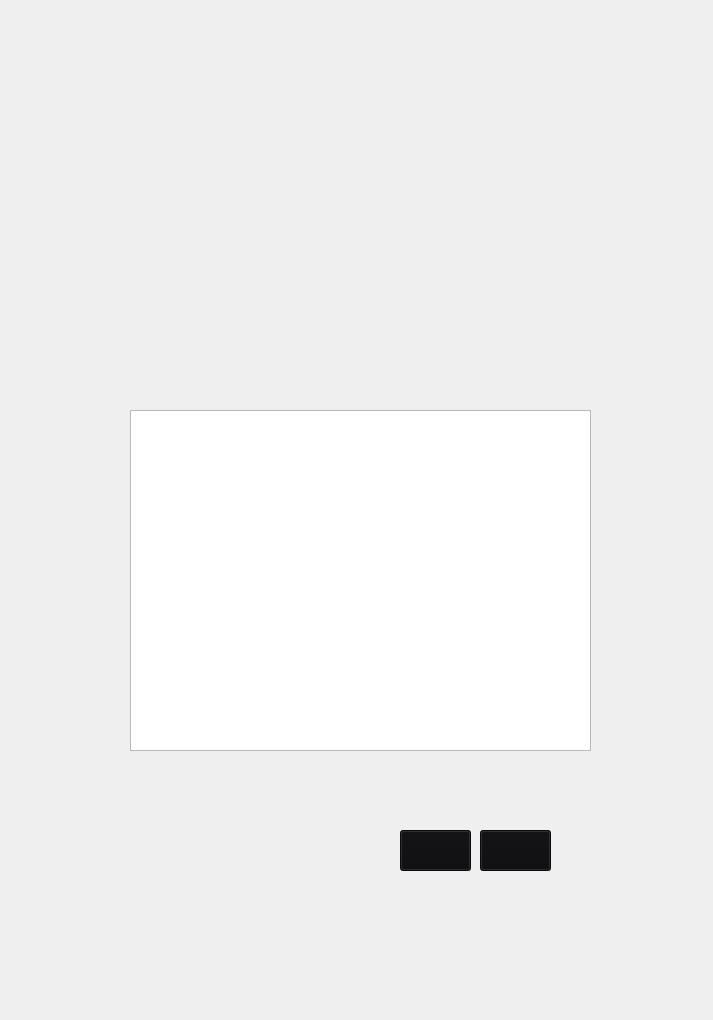
<?xml version="1.0" encoding="UTF-8"?>
<ui version="4.0">
 <class>MainWindow</class>
 <widget class="QMainWindow" name="MainWindow">
  <property name="geometry">
   <rect>
    <x>0</x>
    <y>0</y>
    <width>713</width>
    <height>1020</height>
   </rect>
  </property>
  <property name="minimumSize">
   <size>
    <width>713</width>
    <height>1020</height>
   </size>
  </property>
  <property name="maximumSize">
   <size>
    <width>16777215</width>
    <height>16777215</height>
   </size>
  </property>
  <property name="windowTitle">
   <string>MainWindow</string>
  </property>
  <property name="styleSheet">
   <string notr="true"/>
  </property>
  <widget class="QWidget" name="centralwidget">
   <property name="styleSheet">
    <string notr="true"/>
   </property>
   <widget class="QWidget" name="widget" native="true">
    <property name="geometry">
     <rect>
      <x>0</x>
      <y>10</y>
      <width>711</width>
      <height>1011</height>
     </rect>
    </property>
    <property name="styleSheet">
     <string notr="true">background-image: url(:/images/Pulse/machine1.png);</string>
    </property>
    <widget class="QPushButton" name="Button1">
     <property name="geometry">
      <rect>
       <x>400</x>
       <y>820</y>
       <width>71</width>
       <height>41</height>
      </rect>
     </property>
     <property name="styleSheet">
      <string notr="true">background-image: url(:/images/Pulse/button12.png);
background-color: rgb(13, 12, 15);</string>
     </property>
     <property name="text">
      <string/>
     </property>
    </widget>
    <widget class="QPushButton" name="Button2">
     <property name="geometry">
      <rect>
       <x>480</x>
       <y>820</y>
       <width>71</width>
       <height>41</height>
      </rect>
     </property>
     <property name="styleSheet">
      <string notr="true">background-image: url(:/images/Pulse/button12.png);
background-color: rgb(13, 12, 15);
</string>
     </property>
     <property name="text">
      <string/>
     </property>
    </widget>
    <widget class="QGraphicsView" name="graphicsView">
     <property name="geometry">
      <rect>
       <x>130</x>
       <y>400</y>
       <width>461</width>
       <height>341</height>
      </rect>
     </property>
     <property name="whatsThis">
      <string>&lt;html&gt;&lt;head/&gt;&lt;body&gt;&lt;p&gt;scene1 : Начать игру , управление ,титры, выйти из игры.&lt;/p&gt;&lt;p&gt;scene 2 : Game&lt;/p&gt;&lt;p&gt;scene 3 : Управление (изменить ,добавить окно с музыкой (вкл/выкл ,громкость , смена трека) и управление&lt;/p&gt;&lt;p&gt;scene 4 : титры(изменить чтобы первым появлялось изображение названия игры и титры не шли с момента сборки)&lt;/p&gt;&lt;p&gt;ИЗМЕНИТЬ ЗАГОЛОВОЧНУЮ ПАНЕЛЬ&lt;br/&gt;&lt;/p&gt;&lt;p&gt;&lt;br/&gt;&lt;/p&gt;&lt;p&gt;&lt;br/&gt;&lt;/p&gt;&lt;/body&gt;&lt;/html&gt;</string>
     </property>
     <property name="styleSheet">
      <string notr="true">background-image: url(:/images/Pulse/nope.png);
</string>
     </property>
    </widget>
   </widget>
  </widget>
 </widget>
 <resources/>
 <connections/>
</ui>
